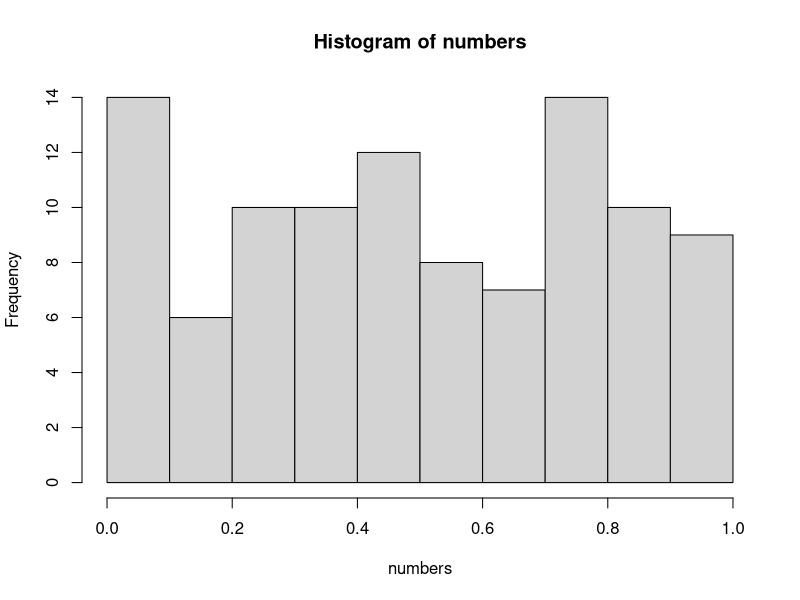

This chart was generated by the following R code:
## ---- chunk 1
library("knitr")
numbers <- runif(1:100)
hist(numbers)
numbers_mean <- mean(numbers)

img_url <- "https://www.google.com/search?q=puppies&rlz=1C1EJFA_enUS760US760&sxsrf=ACYBGNRM52fCrKjMYjNDnXKCEJPjBZlxpw:1581462249873&source=lnms&tbm=isch&sa=X&ved=2ahUKEwjpiIT9zcrnAhXXuZ4KHWOQAjMQ_AUoAXoECA8QAw&biw=1500&bih=858#imgrc=ViMExjyRZrsJzM)"

img_markdown <- paste0("![puppies](", img_url, ")")
print(img_markdown)
## ---- chunk 2

print(numbers)

